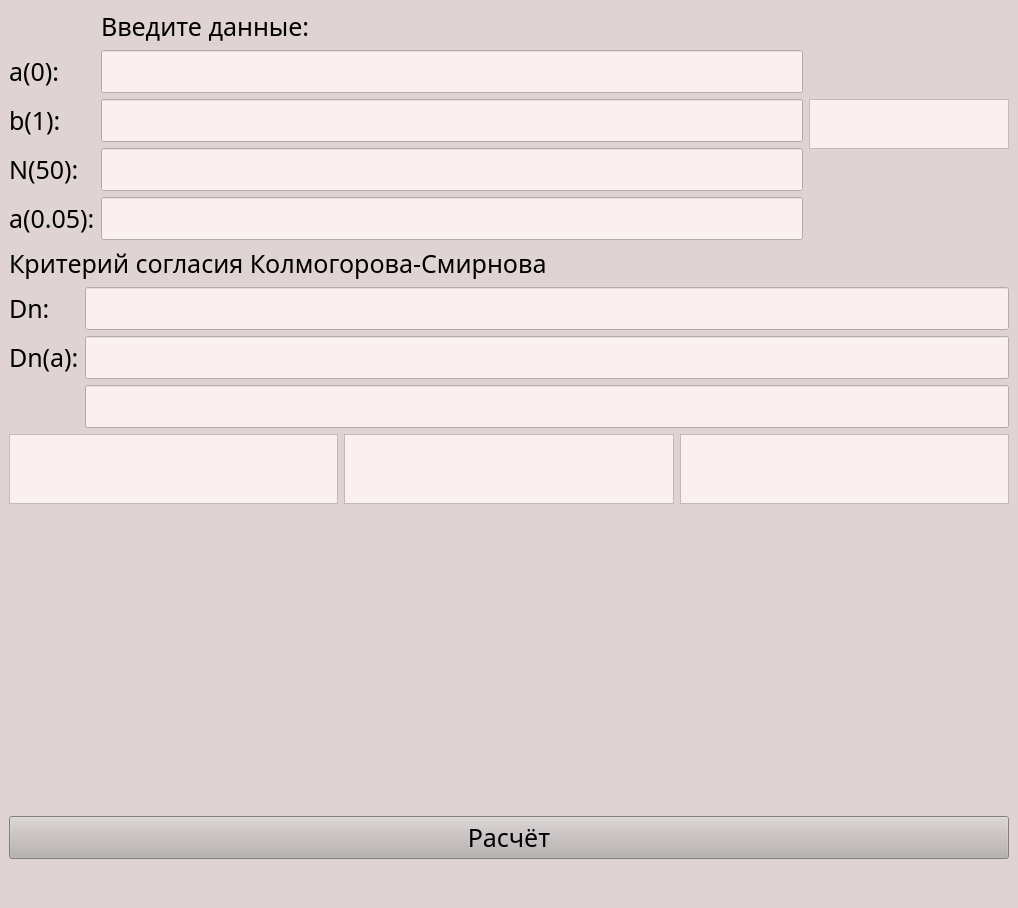
<?xml version="1.0" encoding="UTF-8"?>
<ui version="4.0">
 <class>MainWindow</class>
 <widget class="QMainWindow" name="MainWindow">
  <property name="geometry">
   <rect>
    <x>0</x>
    <y>0</y>
    <width>539</width>
    <height>872</height>
   </rect>
  </property>
  <property name="font">
   <font>
    <family>Aero Matics</family>
    <pointsize>-1</pointsize>
    <weight>75</weight>
    <bold>true</bold>
   </font>
  </property>
  <property name="windowTitle">
   <string>MainWindow</string>
  </property>
  <property name="styleSheet">
   <string notr="true">background-color: #DFD3D3;
font-size: 25px;
font-family: Aero Matics;</string>
  </property>
  <widget class="QWidget" name="centralwidget">
   <layout class="QVBoxLayout" name="verticalLayout">
    <item>
     <layout class="QHBoxLayout" name="horizontalLayout">
      <item>
       <layout class="QFormLayout" name="formLayout">
        <item row="0" column="1">
         <widget class="QLabel" name="label_4">
          <property name="text">
           <string>Введите данные:</string>
          </property>
         </widget>
        </item>
        <item row="1" column="0">
         <widget class="QLabel" name="label_2">
          <property name="text">
           <string>a(0):</string>
          </property>
         </widget>
        </item>
        <item row="1" column="1">
         <widget class="QLineEdit" name="lineEdit_2">
          <property name="styleSheet">
           <string notr="true">background-color: #FBF0F0;</string>
          </property>
         </widget>
        </item>
        <item row="2" column="0">
         <widget class="QLabel" name="label_3">
          <property name="text">
           <string>b(1):</string>
          </property>
         </widget>
        </item>
        <item row="2" column="1">
         <widget class="QLineEdit" name="lineEdit_3">
          <property name="styleSheet">
           <string notr="true">background-color: #FBF0F0;</string>
          </property>
         </widget>
        </item>
        <item row="3" column="0">
         <widget class="QLabel" name="label">
          <property name="text">
           <string>N(50):</string>
          </property>
         </widget>
        </item>
        <item row="3" column="1">
         <widget class="QLineEdit" name="lineEdit">
          <property name="styleSheet">
           <string notr="true">background-color: #FBF0F0;</string>
          </property>
         </widget>
        </item>
        <item row="4" column="0">
         <widget class="QLabel" name="label_6">
          <property name="text">
           <string>a(0.05):</string>
          </property>
         </widget>
        </item>
        <item row="4" column="1">
         <widget class="QLineEdit" name="lineEdit_4">
          <property name="styleSheet">
           <string notr="true">background-color: #FBF0F0;</string>
          </property>
         </widget>
        </item>
       </layout>
      </item>
      <item>
       <widget class="QTextBrowser" name="textBrowser">
        <property name="maximumSize">
         <size>
          <width>200</width>
          <height>50</height>
         </size>
        </property>
        <property name="styleSheet">
         <string notr="true">background-color: #FBF0F0;</string>
        </property>
       </widget>
      </item>
     </layout>
    </item>
    <item>
     <widget class="QLabel" name="label_5">
      <property name="text">
       <string>Критерий согласия Колмогорова-Смирнова</string>
      </property>
     </widget>
    </item>
    <item>
     <layout class="QFormLayout" name="formLayout_2">
      <item row="0" column="0">
       <widget class="QLabel" name="label_7">
        <property name="text">
         <string>Dn:</string>
        </property>
       </widget>
      </item>
      <item row="0" column="1">
       <widget class="QLineEdit" name="lineEdit_5">
        <property name="styleSheet">
         <string notr="true">background-color: #FBF0F0;</string>
        </property>
       </widget>
      </item>
      <item row="1" column="0">
       <widget class="QLabel" name="label_8">
        <property name="text">
         <string>Dn(a):</string>
        </property>
       </widget>
      </item>
      <item row="1" column="1">
       <widget class="QLineEdit" name="lineEdit_6">
        <property name="styleSheet">
         <string notr="true">background-color: #FBF0F0;</string>
        </property>
       </widget>
      </item>
      <item row="2" column="1">
       <widget class="QLineEdit" name="lineEdit_7">
        <property name="styleSheet">
         <string notr="true">background-color: #FBF0F0;</string>
        </property>
       </widget>
      </item>
     </layout>
    </item>
    <item>
     <layout class="QHBoxLayout" name="horizontalLayout_2">
      <item>
       <widget class="QTextBrowser" name="textBrowser_2">
        <property name="styleSheet">
         <string notr="true">background-color: #FBF0F0;</string>
        </property>
       </widget>
      </item>
      <item>
       <widget class="QTextBrowser" name="textBrowser_3">
        <property name="styleSheet">
         <string notr="true">background-color: #FBF0F0;</string>
        </property>
       </widget>
      </item>
      <item>
       <widget class="QTextBrowser" name="textBrowser_4">
        <property name="styleSheet">
         <string notr="true">background-color: #FBF0F0;</string>
        </property>
       </widget>
      </item>
     </layout>
    </item>
    <item>
     <widget class="QCustomPlot" name="customPlot" native="true">
      <property name="minimumSize">
       <size>
        <width>1000</width>
        <height>300</height>
       </size>
      </property>
     </widget>
    </item>
    <item>
     <widget class="QPushButton" name="pushButton">
      <property name="styleSheet">
       <string notr="true">background-color: #B8B0B0;</string>
      </property>
      <property name="text">
       <string>Расчёт</string>
      </property>
     </widget>
    </item>
   </layout>
  </widget>
  <widget class="QMenuBar" name="menubar">
   <property name="geometry">
    <rect>
     <x>0</x>
     <y>0</y>
     <width>539</width>
     <height>35</height>
    </rect>
   </property>
  </widget>
  <widget class="QStatusBar" name="statusbar"/>
 </widget>
 <customwidgets>
  <customwidget>
   <class>QCustomPlot</class>
   <extends>QWidget</extends>
   <header location="global">qcustomplot.h</header>
   <container>1</container>
  </customwidget>
 </customwidgets>
 <resources/>
 <connections/>
</ui>
